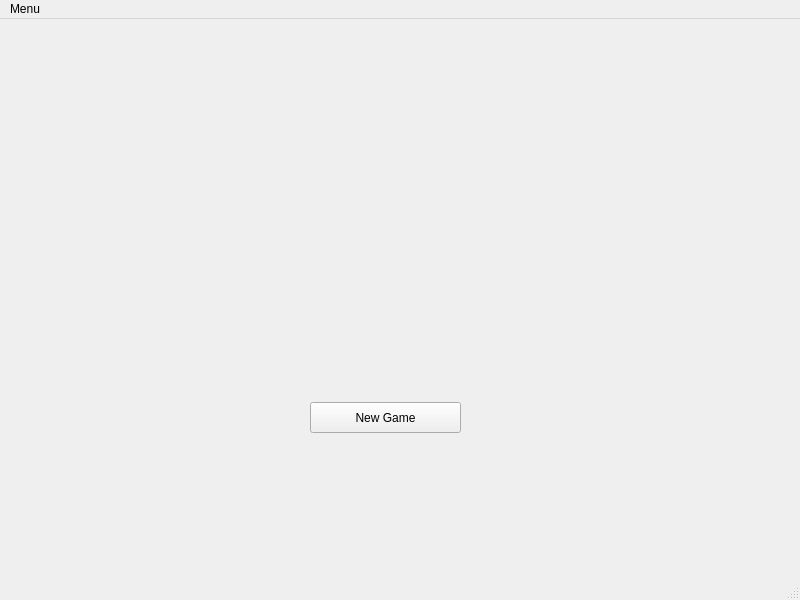
<?xml version="1.0" encoding="UTF-8"?>
<ui version="4.0">
 <class>MainWindow</class>
 <widget class="QMainWindow" name="MainWindow">
  <property name="geometry">
   <rect>
    <x>0</x>
    <y>0</y>
    <width>800</width>
    <height>600</height>
   </rect>
  </property>
  <property name="windowTitle">
   <string>MainWindow</string>
  </property>
  <widget class="QWidget" name="centralwidget">
   <widget class="QPushButton" name="NewGameButton">
    <property name="geometry">
     <rect>
      <x>310</x>
      <y>383</y>
      <width>151</width>
      <height>31</height>
     </rect>
    </property>
    <property name="text">
     <string>New Game</string>
    </property>
   </widget>
  </widget>
  <widget class="QMenuBar" name="menubar">
   <property name="geometry">
    <rect>
     <x>0</x>
     <y>0</y>
     <width>800</width>
     <height>22</height>
    </rect>
   </property>
   <widget class="QMenu" name="menuMenu">
    <property name="title">
     <string>Menu</string>
    </property>
    <addaction name="actionNew_Game"/>
   </widget>
   <addaction name="menuMenu"/>
  </widget>
  <widget class="QStatusBar" name="statusbar"/>
  <action name="actionNew_Game">
   <property name="text">
    <string>New Game</string>
   </property>
   <property name="shortcut">
    <string>N</string>
   </property>
  </action>
 </widget>
 <resources/>
 <connections/>
</ui>
